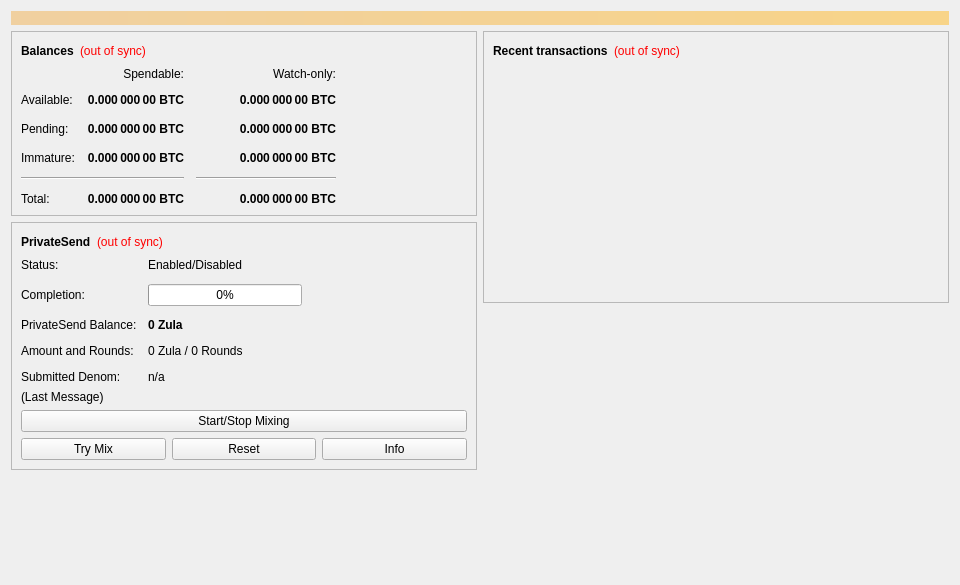
<?xml version="1.0" encoding="UTF-8"?>
<ui version="4.0">
 <class>OverviewPage</class>
 <widget class="QWidget" name="OverviewPage">
  <property name="geometry">
   <rect>
    <x>0</x>
    <y>0</y>
    <width>960</width>
    <height>585</height>
   </rect>
  </property>
  <property name="minimumSize">
   <size>
    <width>960</width>
    <height>0</height>
   </size>
  </property>
  <property name="windowTitle">
   <string>Form</string>
  </property>
  <layout class="QVBoxLayout" name="topLayout">
   <item>
    <widget class="QLabel" name="labelAlerts">
     <property name="visible">
      <bool>false</bool>
     </property>
     <property name="styleSheet">
      <string notr="true">QLabel { background-color: qlineargradient(x1: 0, y1: 0, x2: 1, y2: 0, stop:0 #F0D0A0, stop:1 #F8D488); color:#000000; }</string>
     </property>
     <property name="wordWrap">
      <bool>true</bool>
     </property>
     <property name="margin">
      <number>3</number>
     </property>
     <property name="textInteractionFlags">
      <set>Qt::TextSelectableByMouse</set>
     </property>
    </widget>
   </item>
   <item>
    <layout class="QHBoxLayout" name="horizontalLayout" stretch="1,1">
     <item>
      <layout class="QVBoxLayout" name="verticalLayout_2">
       <item>
        <widget class="QFrame" name="frame">
         <property name="frameShape">
          <enum>QFrame::StyledPanel</enum>
         </property>
         <property name="frameShadow">
          <enum>QFrame::Raised</enum>
         </property>
         <layout class="QVBoxLayout" name="verticalLayout_4">
          <item>
           <layout class="QHBoxLayout" name="horizontalLayout_4">
            <item>
             <widget class="QLabel" name="label_5">
              <property name="font">
               <font>
                <weight>75</weight>
                <bold>true</bold>
               </font>
              </property>
              <property name="text">
               <string>Balances</string>
              </property>
             </widget>
            </item>
            <item>
             <widget class="QLabel" name="labelWalletStatus">
              <property name="toolTip">
               <string>The displayed information may be out of date. Your wallet automatically synchronizes with the Zula network after a connection is established, but this process has not completed yet.</string>
              </property>
              <property name="styleSheet">
               <string notr="true">QLabel { color: red; }</string>
              </property>
              <property name="text">
               <string notr="true">(out of sync)</string>
              </property>
              <property name="alignment">
               <set>Qt::AlignLeading|Qt::AlignLeft|Qt::AlignVCenter</set>
              </property>
             </widget>
            </item>
            <item>
             <spacer name="horizontalSpacer_3">
              <property name="orientation">
               <enum>Qt::Horizontal</enum>
              </property>
              <property name="sizeHint" stdset="0">
               <size>
                <width>40</width>
                <height>20</height>
               </size>
              </property>
             </spacer>
            </item>
           </layout>
          </item>
          <item>
           <layout class="QGridLayout" name="gridLayout">
            <property name="spacing">
             <number>12</number>
            </property>
            <item row="2" column="2">
             <widget class="QLabel" name="labelWatchPending">
              <property name="font">
               <font>
                <weight>75</weight>
                <bold>true</bold>
               </font>
              </property>
              <property name="cursor">
               <cursorShape>IBeamCursor</cursorShape>
              </property>
              <property name="toolTip">
               <string>Unconfirmed transactions to watch-only addresses</string>
              </property>
              <property name="text">
               <string notr="true">0.000 000 00 BTC</string>
              </property>
              <property name="alignment">
               <set>Qt::AlignRight|Qt::AlignTrailing|Qt::AlignVCenter</set>
              </property>
              <property name="textInteractionFlags">
               <set>Qt::LinksAccessibleByMouse|Qt::TextSelectableByKeyboard|Qt::TextSelectableByMouse</set>
              </property>
             </widget>
            </item>
            <item row="2" column="1">
             <widget class="QLabel" name="labelUnconfirmed">
              <property name="font">
               <font>
                <weight>75</weight>
                <bold>true</bold>
               </font>
              </property>
              <property name="cursor">
               <cursorShape>IBeamCursor</cursorShape>
              </property>
              <property name="toolTip">
               <string>Total of transactions that have yet to be confirmed, and do not yet count toward the spendable balance</string>
              </property>
              <property name="text">
               <string notr="true">0.000 000 00 BTC</string>
              </property>
              <property name="alignment">
               <set>Qt::AlignRight|Qt::AlignTrailing|Qt::AlignVCenter</set>
              </property>
              <property name="textInteractionFlags">
               <set>Qt::LinksAccessibleByMouse|Qt::TextSelectableByKeyboard|Qt::TextSelectableByMouse</set>
              </property>
             </widget>
            </item>
            <item row="3" column="2">
             <widget class="QLabel" name="labelWatchImmature">
              <property name="font">
               <font>
                <weight>75</weight>
                <bold>true</bold>
               </font>
              </property>
              <property name="cursor">
               <cursorShape>IBeamCursor</cursorShape>
              </property>
              <property name="toolTip">
               <string>Mined balance in watch-only addresses that has not yet matured</string>
              </property>
              <property name="text">
               <string notr="true">0.000 000 00 BTC</string>
              </property>
              <property name="alignment">
               <set>Qt::AlignRight|Qt::AlignTrailing|Qt::AlignVCenter</set>
              </property>
              <property name="textInteractionFlags">
               <set>Qt::LinksAccessibleByMouse|Qt::TextSelectableByKeyboard|Qt::TextSelectableByMouse</set>
              </property>
             </widget>
            </item>
            <item row="4" column="0" colspan="2">
             <widget class="Line" name="lineSpendableBalance">
              <property name="orientation">
               <enum>Qt::Horizontal</enum>
              </property>
             </widget>
            </item>
            <item row="4" column="2">
             <widget class="Line" name="lineWatchBalance">
              <property name="sizePolicy">
               <sizepolicy hsizetype="Preferred" vsizetype="Fixed">
                <horstretch>0</horstretch>
                <verstretch>0</verstretch>
               </sizepolicy>
              </property>
              <property name="minimumSize">
               <size>
                <width>140</width>
                <height>0</height>
               </size>
              </property>
              <property name="orientation">
               <enum>Qt::Horizontal</enum>
              </property>
             </widget>
            </item>
            <item row="5" column="0">
             <widget class="QLabel" name="labelTotalText">
              <property name="text">
               <string>Total:</string>
              </property>
             </widget>
            </item>
            <item row="3" column="1">
             <widget class="QLabel" name="labelImmature">
              <property name="font">
               <font>
                <weight>75</weight>
                <bold>true</bold>
               </font>
              </property>
              <property name="cursor">
               <cursorShape>IBeamCursor</cursorShape>
              </property>
              <property name="toolTip">
               <string>Mined balance that has not yet matured</string>
              </property>
              <property name="text">
               <string notr="true">0.000 000 00 BTC</string>
              </property>
              <property name="alignment">
               <set>Qt::AlignRight|Qt::AlignTrailing|Qt::AlignVCenter</set>
              </property>
              <property name="textInteractionFlags">
               <set>Qt::LinksAccessibleByMouse|Qt::TextSelectableByKeyboard|Qt::TextSelectableByMouse</set>
              </property>
             </widget>
            </item>
            <item row="2" column="3">
             <spacer name="horizontalSpacer_2">
              <property name="orientation">
               <enum>Qt::Horizontal</enum>
              </property>
              <property name="sizeHint" stdset="0">
               <size>
                <width>40</width>
                <height>20</height>
               </size>
              </property>
             </spacer>
            </item>
            <item row="3" column="0">
             <widget class="QLabel" name="labelImmatureText">
              <property name="text">
               <string>Immature:</string>
              </property>
             </widget>
            </item>
            <item row="5" column="1">
             <widget class="QLabel" name="labelTotal">
              <property name="font">
               <font>
                <weight>75</weight>
                <bold>true</bold>
               </font>
              </property>
              <property name="cursor">
               <cursorShape>IBeamCursor</cursorShape>
              </property>
              <property name="toolTip">
               <string>Your current total balance</string>
              </property>
              <property name="text">
               <string notr="true">0.000 000 00 BTC</string>
              </property>
              <property name="alignment">
               <set>Qt::AlignRight|Qt::AlignTrailing|Qt::AlignVCenter</set>
              </property>
              <property name="textInteractionFlags">
               <set>Qt::LinksAccessibleByMouse|Qt::TextSelectableByKeyboard|Qt::TextSelectableByMouse</set>
              </property>
             </widget>
            </item>
            <item row="5" column="2">
             <widget class="QLabel" name="labelWatchTotal">
              <property name="font">
               <font>
                <weight>75</weight>
                <bold>true</bold>
               </font>
              </property>
              <property name="cursor">
               <cursorShape>IBeamCursor</cursorShape>
              </property>
              <property name="toolTip">
               <string>Current total balance in watch-only addresses</string>
              </property>
              <property name="text">
               <string notr="true">0.000 000 00 BTC</string>
              </property>
              <property name="alignment">
               <set>Qt::AlignRight|Qt::AlignTrailing|Qt::AlignVCenter</set>
              </property>
              <property name="textInteractionFlags">
               <set>Qt::LinksAccessibleByMouse|Qt::TextSelectableByKeyboard|Qt::TextSelectableByMouse</set>
              </property>
             </widget>
            </item>
            <item row="0" column="2">
             <widget class="QLabel" name="labelWatchonly">
              <property name="text">
               <string>Watch-only:</string>
              </property>
              <property name="alignment">
               <set>Qt::AlignRight|Qt::AlignTrailing|Qt::AlignVCenter</set>
              </property>
             </widget>
            </item>
            <item row="1" column="0">
             <widget class="QLabel" name="labelBalanceText">
              <property name="text">
               <string>Available:</string>
              </property>
             </widget>
            </item>
            <item row="1" column="1">
             <widget class="QLabel" name="labelBalance">
              <property name="font">
               <font>
                <weight>75</weight>
                <bold>true</bold>
               </font>
              </property>
              <property name="cursor">
               <cursorShape>IBeamCursor</cursorShape>
              </property>
              <property name="toolTip">
               <string>Your current spendable balance</string>
              </property>
              <property name="text">
               <string notr="true">0.000 000 00 BTC</string>
              </property>
              <property name="alignment">
               <set>Qt::AlignRight|Qt::AlignTrailing|Qt::AlignVCenter</set>
              </property>
              <property name="textInteractionFlags">
               <set>Qt::LinksAccessibleByMouse|Qt::TextSelectableByKeyboard|Qt::TextSelectableByMouse</set>
              </property>
             </widget>
            </item>
            <item row="1" column="2">
             <widget class="QLabel" name="labelWatchAvailable">
              <property name="font">
               <font>
                <weight>75</weight>
                <bold>true</bold>
               </font>
              </property>
              <property name="cursor">
               <cursorShape>IBeamCursor</cursorShape>
              </property>
              <property name="toolTip">
               <string>Your current balance in watch-only addresses</string>
              </property>
              <property name="text">
               <string notr="true">0.000 000 00 BTC</string>
              </property>
              <property name="alignment">
               <set>Qt::AlignRight|Qt::AlignTrailing|Qt::AlignVCenter</set>
              </property>
              <property name="textInteractionFlags">
               <set>Qt::LinksAccessibleByMouse|Qt::TextSelectableByKeyboard|Qt::TextSelectableByMouse</set>
              </property>
             </widget>
            </item>
            <item row="2" column="0">
             <widget class="QLabel" name="labelPendingText">
              <property name="text">
               <string>Pending:</string>
              </property>
             </widget>
            </item>
            <item row="0" column="1">
             <widget class="QLabel" name="labelSpendable">
              <property name="text">
               <string>Spendable:</string>
              </property>
              <property name="alignment">
               <set>Qt::AlignRight|Qt::AlignTrailing|Qt::AlignVCenter</set>
              </property>
             </widget>
            </item>
           </layout>
          </item>
         </layout>
        </widget>
       </item>
       <item>
        <widget class="QFrame" name="framePrivateSend">
         <property name="layoutDirection">
          <enum>Qt::LeftToRight</enum>
         </property>
         <property name="frameShape">
          <enum>QFrame::StyledPanel</enum>
         </property>
         <property name="frameShadow">
          <enum>QFrame::Raised</enum>
         </property>
         <layout class="QVBoxLayout" name="VerticalLayout_PS1">
          <item>
           <layout class="QHBoxLayout" name="horizontalLayout_5">
            <item>
             <widget class="QLabel" name="labelPrivateSendHeader">
              <property name="font">
               <font>
                <weight>75</weight>
                <bold>true</bold>
               </font>
              </property>
              <property name="text">
               <string>PrivateSend</string>
              </property>
             </widget>
            </item>
            <item>
             <widget class="QLabel" name="labelPrivateSendSyncStatus">
              <property name="toolTip">
               <string>The displayed information may be out of date. Your wallet automatically synchronizes with the Zula network after a connection is established, but this process has not completed yet.</string>
              </property>
              <property name="styleSheet">
               <string notr="true">QLabel { color: red; }</string>
              </property>
              <property name="text">
               <string notr="true">(out of sync)</string>
              </property>
              <property name="alignment">
               <set>Qt::AlignLeading|Qt::AlignLeft|Qt::AlignVCenter</set>
              </property>
             </widget>
            </item>
            <item>
             <spacer name="horizontalSpacer_4">
              <property name="orientation">
               <enum>Qt::Horizontal</enum>
              </property>
              <property name="sizeHint" stdset="0">
               <size>
                <width>40</width>
                <height>20</height>
               </size>
              </property>
             </spacer>
            </item>
           </layout>
          </item>
          <item>
           <layout class="QFormLayout" name="privateSendFormLayout">
            <property name="fieldGrowthPolicy">
             <enum>QFormLayout::AllNonFixedFieldsGrow</enum>
            </property>
            <property name="horizontalSpacing">
             <number>11</number>
            </property>
            <property name="verticalSpacing">
             <number>12</number>
            </property>
            <item row="0" column="0">
             <widget class="QLabel" name="labelPrivateSendEnabledText">
              <property name="text">
               <string>Status:</string>
              </property>
             </widget>
            </item>
            <item row="0" column="1">
             <widget class="QLabel" name="labelPrivateSendEnabled">
              <property name="text">
               <string>Enabled/Disabled</string>
              </property>
             </widget>
            </item>
            <item row="1" column="0">
             <widget class="QLabel" name="labelCompletitionText">
              <property name="text">
               <string>Completion:</string>
              </property>
             </widget>
            </item>
            <item row="1" column="1">
             <widget class="QProgressBar" name="privateSendProgress">
              <property name="maximumSize">
               <size>
                <width>154</width>
                <height>16777215</height>
               </size>
              </property>
              <property name="value">
               <number>0</number>
              </property>
             </widget>
            </item>
            <item row="2" column="0">
             <widget class="QLabel" name="labelAnonymizedText">
              <property name="text">
               <string>PrivateSend Balance:</string>
              </property>
             </widget>
            </item>
            <item row="2" column="1">
             <widget class="QLabel" name="labelAnonymized">
              <property name="font">
               <font>
                <weight>75</weight>
                <bold>true</bold>
               </font>
              </property>
              <property name="text">
               <string notr="true">0 Zula</string>
              </property>
             </widget>
            </item>
            <item row="3" column="0">
             <widget class="QLabel" name="labelAmountAndRoundsText">
              <property name="text">
               <string>Amount and Rounds:</string>
              </property>
             </widget>
            </item>
            <item row="3" column="1">
             <widget class="QLabel" name="labelAmountRounds">
              <property name="text">
               <string>0 Zula / 0 Rounds</string>
              </property>
             </widget>
            </item>
            <item row="4" column="0">
             <widget class="QLabel" name="labelSubmittedDenomText">
              <property name="text">
               <string>Submitted Denom:</string>
              </property>
             </widget>
            </item>
            <item row="4" column="1">
             <widget class="QLabel" name="labelSubmittedDenom">
              <property name="toolTip">
               <string>The denominations you submitted to the Masternode.&lt;br&gt;To mix, other users must submit the exact same denominations.</string>
              </property>
              <property name="text">
               <string>n/a</string>
              </property>
             </widget>
            </item>
           </layout>
          </item>
          <item>
           <layout class="QVBoxLayout" name="VerticalLayout_PS">
            <item>
             <widget class="QLabel" name="labelPrivateSendLastMessage">
              <property name="text">
               <string>(Last Message)</string>
              </property>
              <property name="alignment">
               <set>Qt::AlignLeading|Qt::AlignLeft|Qt::AlignTop</set>
              </property>
              <property name="wordWrap">
               <bool>true</bool>
              </property>
             </widget>
            </item>
            <item>
             <widget class="QPushButton" name="togglePrivateSend">
              <property name="sizePolicy">
               <sizepolicy hsizetype="MinimumExpanding" vsizetype="Fixed">
                <horstretch>0</horstretch>
                <verstretch>0</verstretch>
               </sizepolicy>
              </property>
              <property name="text">
               <string>Start/Stop Mixing</string>
              </property>
             </widget>
            </item>
            <item>
             <layout class="QHBoxLayout" name="horizontalLayout_debugbuttons">
              <item>
               <widget class="QPushButton" name="privateSendAuto">
                <property name="sizePolicy">
                 <sizepolicy hsizetype="MinimumExpanding" vsizetype="Fixed">
                  <horstretch>0</horstretch>
                  <verstretch>0</verstretch>
                 </sizepolicy>
                </property>
                <property name="toolTip">
                 <string>Try to manually submit a PrivateSend request.</string>
                </property>
                <property name="text">
                 <string>Try Mix</string>
                </property>
               </widget>
              </item>
              <item>
               <widget class="QPushButton" name="privateSendReset">
                <property name="sizePolicy">
                 <sizepolicy hsizetype="MinimumExpanding" vsizetype="Fixed">
                  <horstretch>0</horstretch>
                  <verstretch>0</verstretch>
                 </sizepolicy>
                </property>
                <property name="toolTip">
                 <string>Reset the current status of PrivateSend (can interrupt PrivateSend if it's in the process of Mixing, which can cost you money!)</string>
                </property>
                <property name="autoFillBackground">
                 <bool>false</bool>
                </property>
                <property name="text">
                 <string>Reset</string>
                </property>
               </widget>
              </item>
              <item>
               <widget class="QPushButton" name="privateSendInfo">
                <property name="sizePolicy">
                 <sizepolicy hsizetype="MinimumExpanding" vsizetype="Fixed">
                  <horstretch>0</horstretch>
                  <verstretch>0</verstretch>
                 </sizepolicy>
                </property>
                <property name="toolTip">
                 <string>Information about PrivateSend and Mixing</string>
                </property>
                <property name="text">
                 <string>Info</string>
                </property>
               </widget>
              </item>
             </layout>
            </item>
           </layout>
          </item>
         </layout>
        </widget>
       </item>
       <item>
        <spacer name="verticalSpacer">
         <property name="orientation">
          <enum>Qt::Vertical</enum>
         </property>
         <property name="sizeHint" stdset="0">
          <size>
           <width>20</width>
           <height>40</height>
          </size>
         </property>
        </spacer>
       </item>
      </layout>
     </item>
     <item>
      <layout class="QVBoxLayout" name="verticalLayout_3">
       <item>
        <widget class="QFrame" name="frame_2">
         <property name="frameShape">
          <enum>QFrame::StyledPanel</enum>
         </property>
         <property name="frameShadow">
          <enum>QFrame::Raised</enum>
         </property>
         <layout class="QVBoxLayout" name="verticalLayout">
          <item>
           <layout class="QHBoxLayout" name="horizontalLayout_2">
            <item>
             <widget class="QLabel" name="label_4">
              <property name="font">
               <font>
                <weight>75</weight>
                <bold>true</bold>
               </font>
              </property>
              <property name="text">
               <string>Recent transactions</string>
              </property>
             </widget>
            </item>
            <item>
             <widget class="QLabel" name="labelTransactionsStatus">
              <property name="toolTip">
               <string>The displayed information may be out of date. Your wallet automatically synchronizes with the Zula network after a connection is established, but this process has not completed yet.</string>
              </property>
              <property name="styleSheet">
               <string notr="true">QLabel { color: red; }</string>
              </property>
              <property name="text">
               <string notr="true">(out of sync)</string>
              </property>
              <property name="alignment">
               <set>Qt::AlignLeading|Qt::AlignLeft|Qt::AlignVCenter</set>
              </property>
             </widget>
            </item>
            <item>
             <spacer name="horizontalSpacer">
              <property name="orientation">
               <enum>Qt::Horizontal</enum>
              </property>
              <property name="sizeHint" stdset="0">
               <size>
                <width>40</width>
                <height>20</height>
               </size>
              </property>
             </spacer>
            </item>
           </layout>
          </item>
          <item>
           <widget class="QListView" name="listTransactions">
            <property name="styleSheet">
             <string notr="true">QListView { background: transparent; }</string>
            </property>
            <property name="frameShape">
             <enum>QFrame::NoFrame</enum>
            </property>
            <property name="verticalScrollBarPolicy">
             <enum>Qt::ScrollBarAlwaysOff</enum>
            </property>
            <property name="horizontalScrollBarPolicy">
             <enum>Qt::ScrollBarAlwaysOff</enum>
            </property>
            <property name="selectionMode">
             <enum>QAbstractItemView::NoSelection</enum>
            </property>
           </widget>
          </item>
         </layout>
        </widget>
       </item>
       <item>
        <spacer name="verticalSpacer_2">
         <property name="orientation">
          <enum>Qt::Vertical</enum>
         </property>
         <property name="sizeHint" stdset="0">
          <size>
           <width>20</width>
           <height>40</height>
          </size>
         </property>
        </spacer>
       </item>
      </layout>
     </item>
    </layout>
   </item>
  </layout>
 </widget>
 <resources/>
 <connections/>
</ui>
